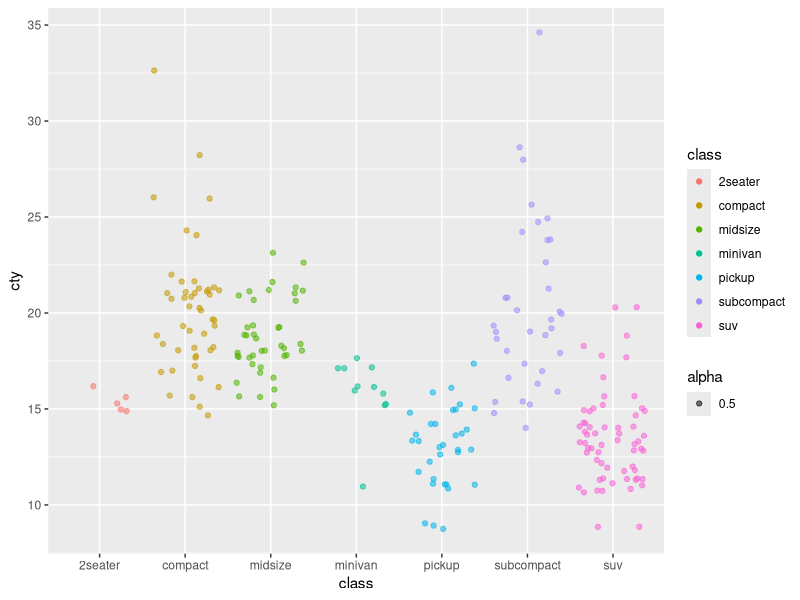

Reproduce this figure in R.
## ---- chunk 1
knitr::opts_chunk$set(echo = TRUE)
library(tidyverse)
## ---- chunk 2
ggplot(data = mpg, aes(x = class, y = cty)) +
	geom_jitter(aes(color = class, alpha=.5))
labs(x="Car class", y="City gas mileage(mpg)")
